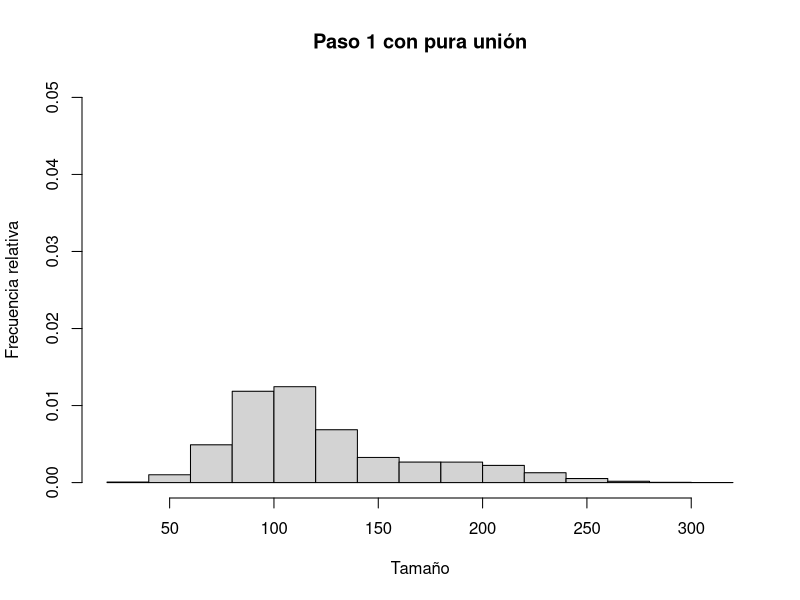
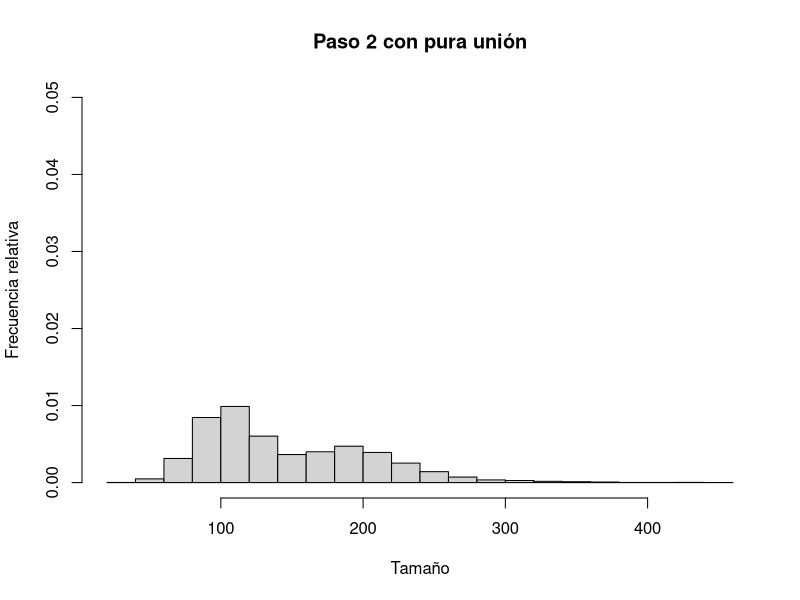
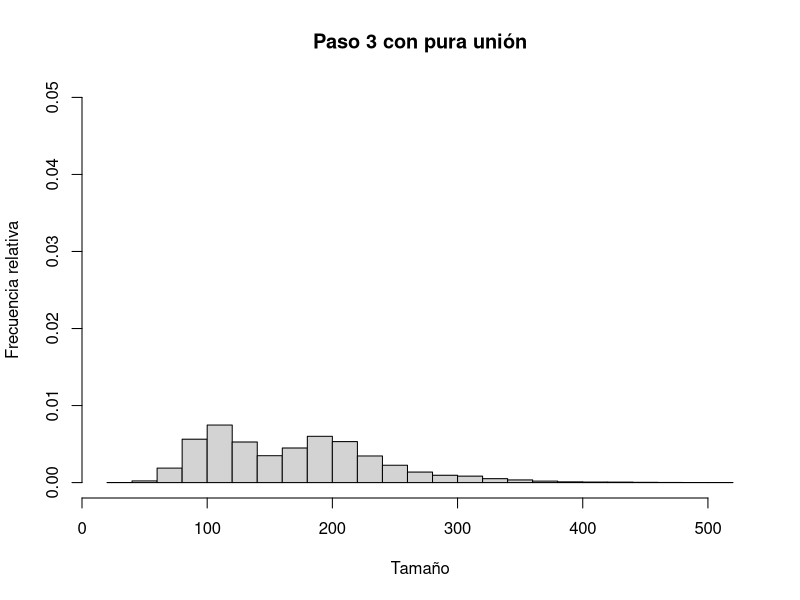
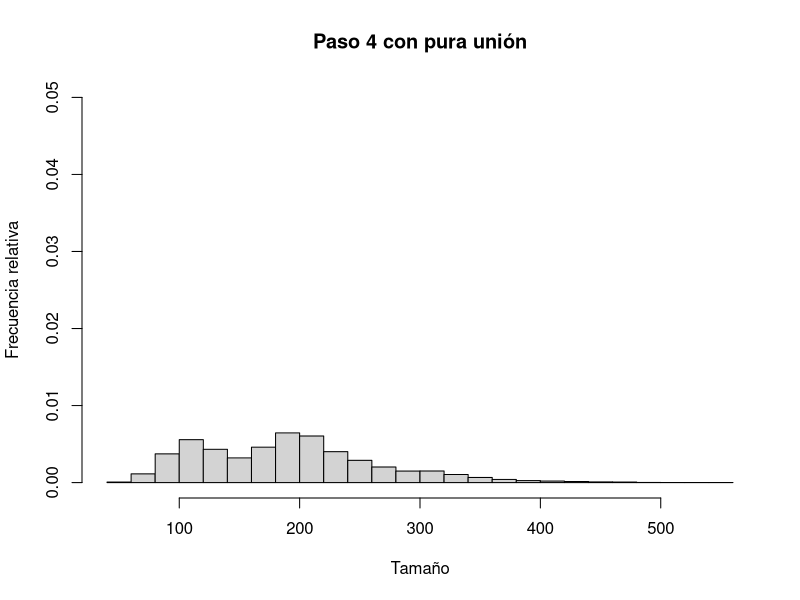
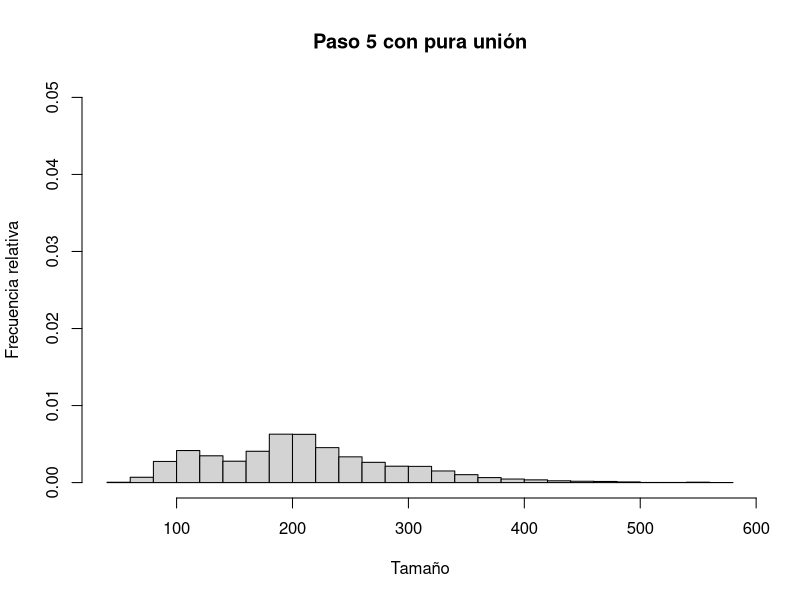
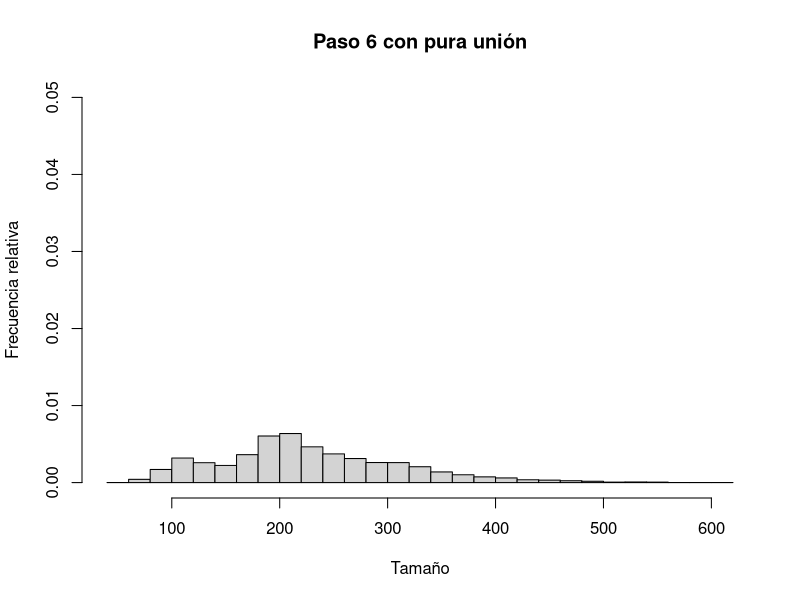
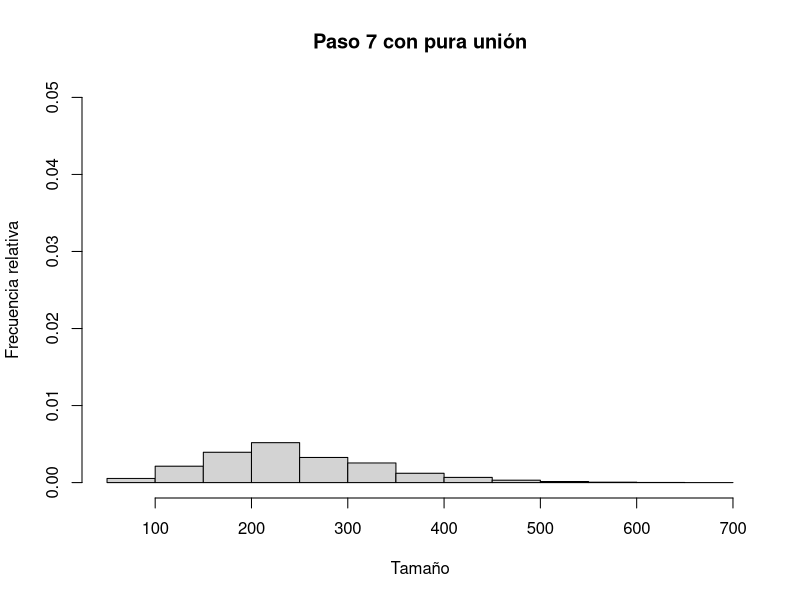
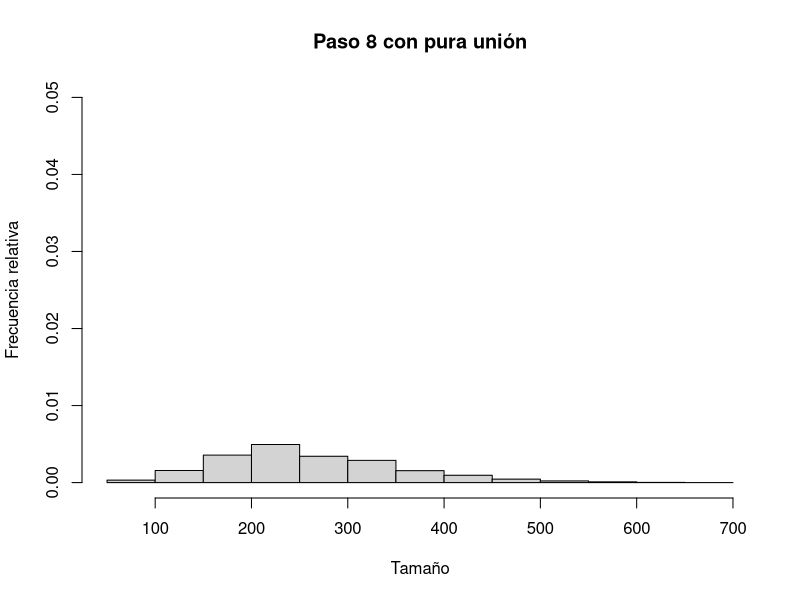

These charts were generated, in order, by the following R code:
k <- 10000
n <- 1000000
originales <- rnorm(k)
cumulos <- originales - min(originales) + 1
cumulos <- round(n * cumulos / sum(cumulos))
diferencia <- n - sum(cumulos)
if (diferencia > 0) {
  for (i in 1:diferencia) {
    p <- sample(1:k, 1)
    cumulos[p] <- cumulos[p] + 1
  }
} else if (diferencia < 0) {
  for (i in 1:-diferencia) {
    p <- sample(1:k, 1)
    if (cumulos[p] > 1) {
      cumulos[p] <- cumulos[p] - 1
    }
  }
}
c <- median(cumulos) # tamanio critico de cumulos
d <- sd(cumulos) / 4 # factor arbitrario para suavizar la curva
rotura <- function(x) {
  return (1 / (1 + exp((c - x) / d)))
}
union <- function(x) {
  return (exp(-x / c))
}
romperse <- function(tam, cuantos) {
  res <- integer()
  for (cumulo in 1:cuantos) {
    if (runif(1) < rotura(tam)) {
      primera <- sample(1:(tam-1), 1)
      segunda <- tam - primera
      res <- c(res, primera, segunda)
    } else {
      res <- c(res, tam)
    }
  }
  return(res)
}
unirse <- function(tam, cuantos) {
  res <- integer()
  for (cumulo in 1:cuantos) {
    if (runif(1) < union(tam)) {
      res <- c(res, -tam) # marcamos con negativo los que quieren unirse
    } else {
      res <- c(res, tam)
    }
  }
  return(res)
}
freq <- as.data.frame(table(cumulos))
names(freq) <- c("tam", "num")
freq$tam <- as.numeric(levels(freq$tam))[freq$tam]
duracion <- 10
digitos <- floor(log(duracion, 10)) + 1
for (paso in 1:duracion) {
  cumulos <- integer()
  for (i in 1:dim(freq)[1]) {
    urna <- freq[i,]
    cumulos <- c(cumulos, unirse(urna$tam, urna$num))
  }
  juntarse <- -cumulos[cumulos < 0] # sacarlos y hacerlos positivos 
  cumulos <- cumulos[cumulos > 0] # los demas se quedan tal cual
  nt <- length(juntarse)
  if (nt > 0) {
    if (nt > 1) {
      np <- floor(nt / 2) # cuantos pares se pueden formar
      juntarse <- sample(juntarse) # ponerles orden aleatorio
      for (i in 1:np) { # sacar los pares formados por el orden
        cumulos <- c(cumulos, juntarse[2*i-1] + juntarse[2*i])
      }
    }
    if (nt %% 2 == 1) { # es una cantidad impar
      cumulos <- c(cumulos, juntarse[length(juntarse)]) # el ultimo
    }
  }
  tl <- paste(paso, "", sep="")
  while (nchar(tl) < digitos) {
    tl <- paste("0", tl, sep="")
  }
  png(paste("p8_ut", tl, ".png", sep=""), width=300, height=300)
  hist(cumulos, breaks=20, main=paste("Paso", paso, "con pura uni\u{00f3}n"), 
       freq=FALSE, ylim=c(0, 0.05),
       xlab="Tama\u{00f1}o", ylab="Frecuencia relativa")
  graphics.off()
  freq <- as.data.frame(table(cumulos))
  names(freq) <- c("tam", "num")
  freq$tam <- as.numeric(levels(freq$tam))[freq$tam]
}